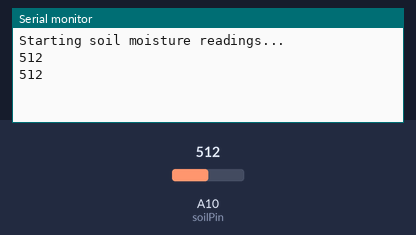
Simulated run of this sketch. Board: Arduino Mega 2560, built with avr-gcc and run on an emulated ATmega2560. On the bench: the last lines printed to the serial monitor. The test bench sets the inputs (shaded band); at power-on: A10 (soilPin) = 512.

Above: at 1.8 s.
1.9 s: A10 (soilPin) set to 716
At 2.6 s:
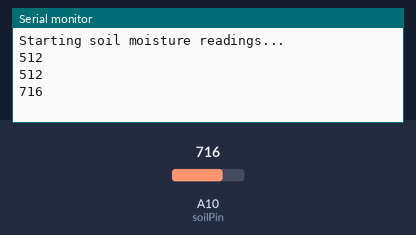
3.4 s: A10 (soilPin) set to 900
At 4.8 s:
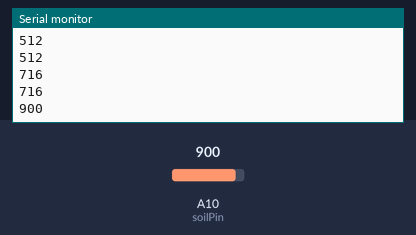
Timing chart, 0 to 6.4 s (numbered marks = the images above; inputs shaded):
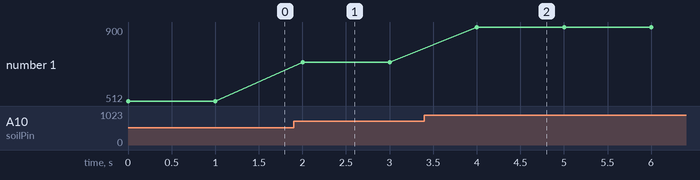

The sketch:

xiaosamd21.ino
```cpp
// RavensPi, 2025-2026
// External Module/File: xiaosamd21.ino

// Soil Moisture Serial Output
// Run on XIAO SAMD21
// Continuously prints soil moisture sensor values to Serial for Raspberry Pi


const int soilPin = A10;  // Analog pin connected to the soil sensor

void setup() {
  Serial.begin(115200);
  while (!Serial);  // Wait for USB serial connection
  pinMode(soilPin, INPUT);
  Serial.println("Starting soil moisture readings...");
}

void loop() {
  int value = analogRead(soilPin);
  Serial.println(value);
  delay(1000);  // every second
}
```

Measured:
- after the input at 1.9 s, the serial monitor: prints a new line after 0.10 s (image 1)
- after the input at 3.4 s, the serial monitor: prints a new line after 0.60 s (image 2)
- plotted number 1: 512 → 716 after the input at 1.9 s, 716 → 900 after the input at 3.4 s
